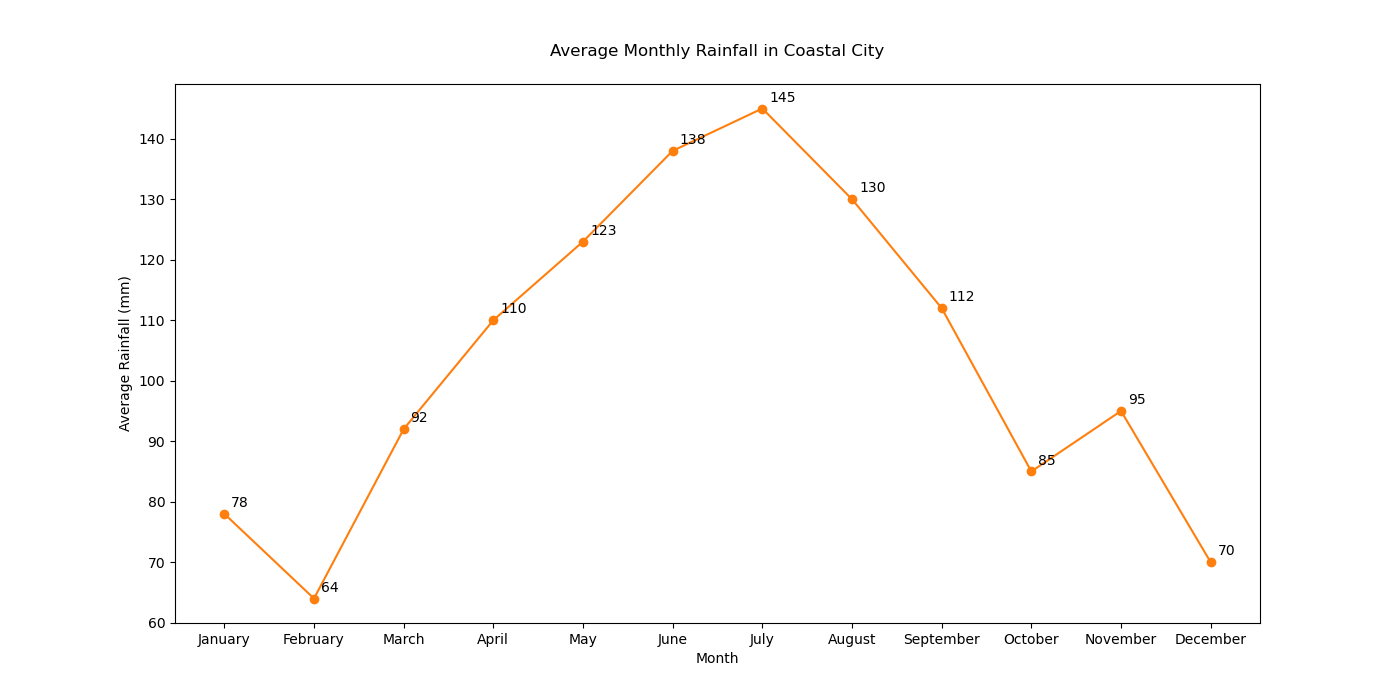

Generate this figure with Python:

import matplotlib.pyplot as plt

# Data for plotting
months = ['January', 'February', 'March', 'April', 'May', 'June', 
          'July', 'August', 'September', 'October', 'November', 'December']
average_rainfall = [78, 64, 92, 110, 123, 138, 145, 130, 112, 85, 95, 70]

# Create a new figure with specific width and height
plt.figure(figsize=(14, 7))

# Plotting the line chart with a specific color scheme
plt.plot(months, average_rainfall, marker='o', linestyle='-', color='#ff7f0e')  # Orange color

# Assign annotations/labels to specific data points to provide additional information
for i, rainfall in enumerate(average_rainfall):
    plt.annotate(str(rainfall), xy=(months[i], rainfall), xytext=(5, 5), textcoords='offset points')

# Modify the chart title and labels
plt.title('Average Monthly Rainfall in Coastal City', pad=20)
plt.xlabel('Month')
plt.ylabel('Average Rainfall (mm)')

# Show the plot
plt.show()
